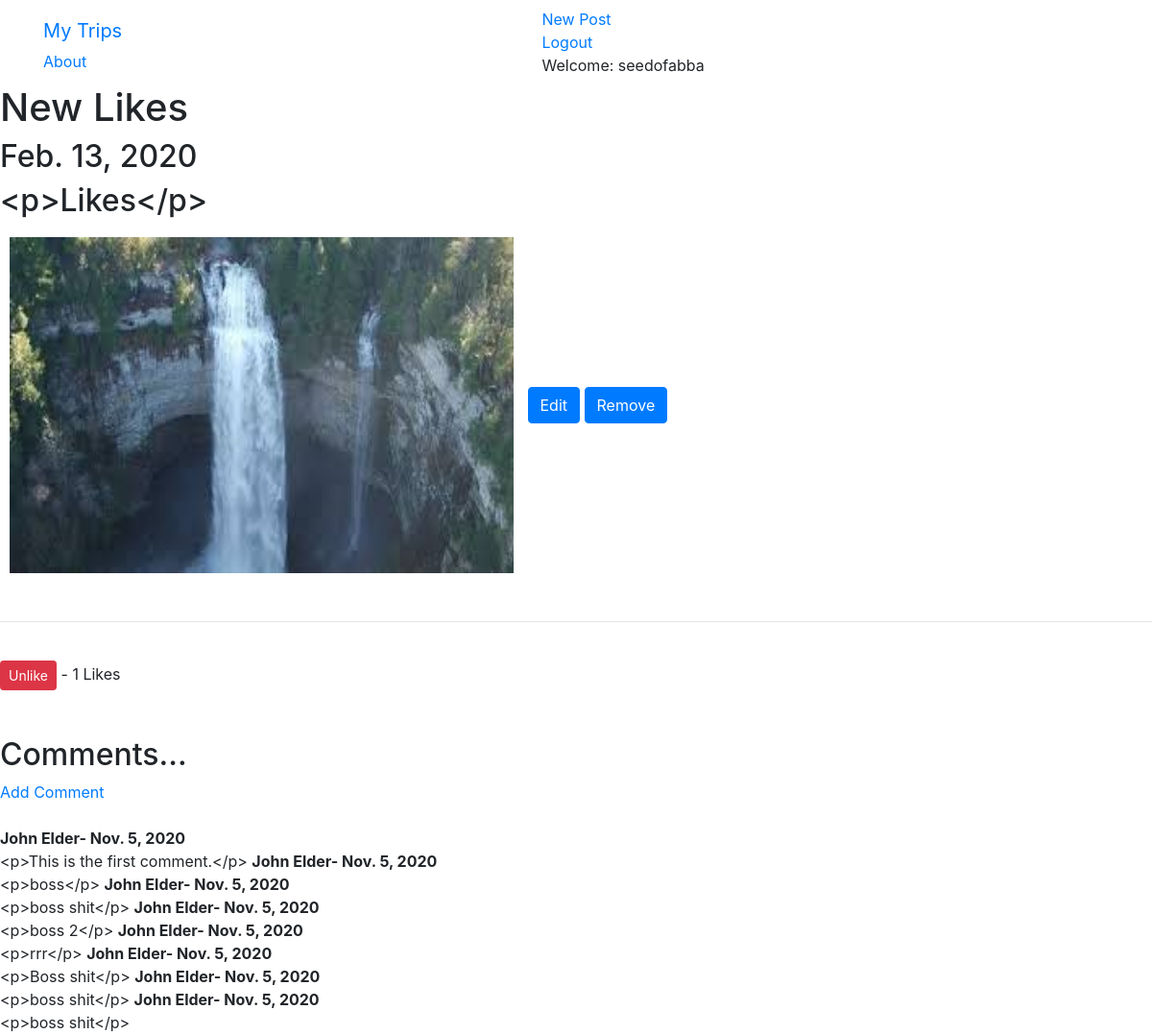
The app's page /post/48 (signed in) with its own data.
### ventureapp/models.py (models this page shows, shortened)
class Post(models.Model):
    author = models.ForeignKey('auth.User', on_delete=models.CASCADE)
    location = models.CharField(max_length=100)
    date = models.DateField(auto_now=False, auto_now_add=False)
    text = models.TextField()
    upcoming = models.BooleanField()
    post_image = models.ImageField(null=True, blank=True, upload_to="images/")
    likes = models.ManyToManyField(User, related_name='blog_post')
    def total_likes(self):
        return self.likes.count()

class Comment(models.Model):
    post = models.ForeignKey(Post, related_name="comments", on_delete=models.CASCADE)
    name = models.CharField(max_length=255)
    body = models.TextField()
    date_added = models.DateField(auto_now_add=True)

### ventureapp/views.py (the view)
# urls.py: url(r'^post/(?P<pk>\d+)$', views.PostDetailView.as_view(), name="post_detail"),
class PostDetailView(DetailView):
    model = Post
    def get_context_data(self, *args, **kwargs):
            post_menu = Post.objects.all()
            context = super(PostDetailView, self).get_context_data(*args, **kwargs)
            stuff = get_object_or_404(Post, id=self.kwargs['pk'])
            total_likes = stuff.total_likes()
            liked = False
            if stuff.likes.filter(id=self.request.user.id).exists():
                liked = True
            context["total_likes"] = total_likes
            context["post_menu"] = post_menu
            context["liked"] = liked
            return context

### ventureapp/templates/ventureapp/post_detail.html (shortened to what this page needs)
{% extends "ventureapp/base.html"%}
{% block content%}
<div class= "centerstage">
    <h1>{{post.location}}</h1>
    <h2>{{post.date}}</h2>
    <h2>{{post.text}}</h2>
    {% if user.is_authenticated %}
        {% if post.post_image %}
        <img src= "{{post.post_image.url}}">
        {% endif %}
        <a class="btn btn-primary" href="{% url 'ventureapp:post_edit' pk=post.pk %}">Edit<a>
        <a class="btn btn-primary" href="{% url 'ventureapp:post_remove' pk=post.pk %}">Remove<a>
    {% endif %}
    <br/><br/>
    <hr>
    <br/>
    <form action="{% url 'ventureapp:like_post' post.pk %}" method="POST">
    {% if user.is_authenticated %}
        {% if liked %}
        <button type="submit", name="post_id" value
        ="{{post.id}}", class="btn btn-danger
         btn-sm">Unlike</button>
        {% else %}
        <button type="submit", name="post_id" value
        ="{{post.id}}", class="btn btn-primary
         btn-sm">Like</button>
        {% endif %}
    {% else %}
    <small>Must be logged in to like</small>
    {% endif %}
         - {{ total_likes }}
         Likes
    </form>
<br/><br/>
<h2>Comments...</h2>
<a href="{% url 'ventureapp:add_comment' post.pk%}">Add Comment</a>
<br/><br/>
    {% if not post.comments.all %}
        No Comments Yet...<a href="{% url 'ventureapp:add_comment' post.pk%}">Add One</a>
    {% else %}
        {% for comment in post.comments.all %}
            <strong>
            {{comment.name}}-
            {{comment.date_added}}
            </strong>
            <br/>
            {{comment.body}}
        {% endfor %}
    {% endif %}
{% endblock %}

### ventureapp/templates/ventureapp/base.html (shortened to what this page needs)
<!DOCTYPE html>
{% load static %}
<html>
<head>
   <link rel="stylesheet" href="https://stackpath.bootstrapcdn.com/bootstrap/4.4.1/css/bootstrap.min.css">
    <link rel="stylesheet" href="//cdn.jsdelivr.net/npm/medium-editor@latest/dist/css/medium-editor.min.css" type="text/css" media="screen" charset="utf-8">
    <link rel="stylesheet" href="{% static 'static/blog.css' %}" />
</head>
<body>
    <nav class="navbar navbar-default techfont custom-navbar">
    <div class="container">
        <ul class="nav navbar-nav">
            <li><a class='navbar-brand bigbrand' href="{% url 'ventureapp:post_list' %}">My Trips</a></li>
            <li><a href="{% url 'ventureapp:about' %}">About</a></li>
        </ul>
        <ul class='nav navbar-nav navbar-right'>
        {% if user.is_authenticated %}
            <li>
                <a href="{% url 'ventureapp:post_new'%}">New Post</a>
            </li>
            <li>
                <a href="{% url 'ventureapp:logout'%}">Logout</a>
            </li>
            <li>
                <a>Welcome: {{user.username}}
            </li>
            {% else %}
            <li><a class='nav navbar-right' href="{% url 'login' %}">Login</span></a></li>
        {% endif %}
        </ul>
    </div>
    </nav>
                    {% block content%}
                    {% endblock%}
</body>
</html>

### ventureapp/static/static/blog.css (style rules this page uses)
.centerstage { margin-left: auto; margin-right: auto; }
img { height: 350px; width: 525px; margin: 10px }

### records on screen
Post: location "New Likes", date "Feb. 13, 2020", text "<p>Likes</p>", post_image (picture)
Comment: name "John Elder", date_added "Nov. 5, 2020", body "<p>This is the first comment.</p>"
Comment: name "John Elder", date_added "Nov. 5, 2020", body "<p>boss</p>"
Comment: name "John Elder", date_added "Nov. 5, 2020", body "<p>boss shit</p>"
Comment: name "John Elder", date_added "Nov. 5, 2020", body "<p>boss 2</p>"
Comment: name "John Elder", date_added "Nov. 5, 2020", body "<p>rrr</p>"
Comment: name "John Elder", date_added "Nov. 5, 2020", body "<p>Boss shit</p>"
Comment: name "John Elder", date_added "Nov. 5, 2020", body "<p>boss shit</p>"
Comment: name "John Elder", date_added "Nov. 5, 2020", body "<p>boss shit</p>"

### other values on screen
{{ user.username }} "seedofabba"
{{ total_likes }} "1"
